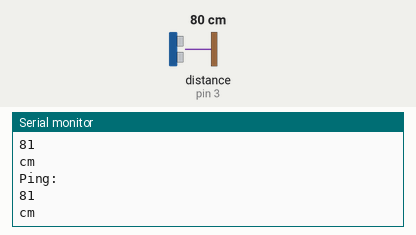
Bench run of a sketch on a simulated Arduino Uno, built with avr-gcc and run on an emulated ATmega328P. Shown: the last lines printed to the serial monitor. The inputs (shaded band) are chosen by the test bench; at power-on: distance to the obstacle (sensor on pin 3) 80 cm. The echo pulse lasts 58.3 µs per cm.

Above: at 1.2 s.
1.3 s: distance to the obstacle (sensor on pin 3) set to 2 cm
At 1.39 s:
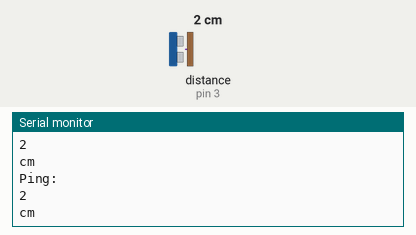
2.8 s: distance to the obstacle (sensor on pin 3) set to 4 cm
At 2.82 s:
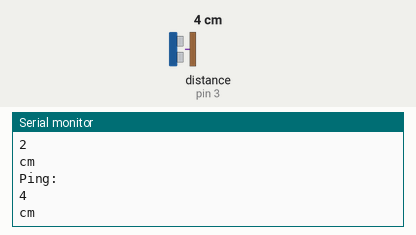
Timing chart, 0 to 5.8 s (numbered marks = the images above; inputs shaded):
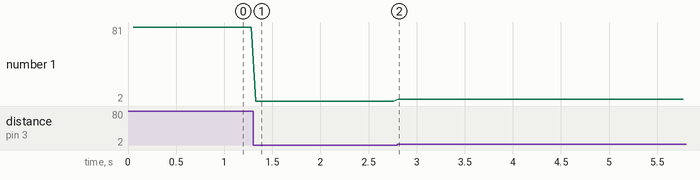

The sketch:

12_ultrasonic.ino
```cpp
#include <NewPing.h>

#define TRIGGER_PIN 2
#define ECHO_PIN 3
#define MAX_DISTANCE 200

NewPing sonar(TRIGGER_PIN, ECHO_PIN, MAX_DISTANCE);

void setup() {
  // put your setup code here, to run once:
  Serial.begin(115200);
}

void loop() {
  // put your main code here, to run repeatedly:
  delay(50);
  Serial.println("Ping: ");
  Serial.println(sonar.ping_cm());
  Serial.println("cm");
}
```

Measured:
- after the input at 1.3 s, the serial monitor: prints a new line at once (image 1)
- after the input at 2.8 s, the serial monitor: prints a new line at once (image 2)
- plotted number 1: 81 → 2 after the input at 1.3 s, 2 → 4 after the input at 2.8 s
